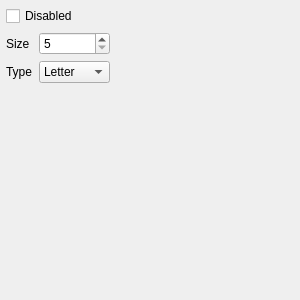
<?xml version="1.0" encoding="UTF-8"?>
<ui version="4.0">
 <class>AvatarSettings</class>
 <widget class="QWidget" name="AvatarSettings">
  <property name="geometry">
   <rect>
    <x>0</x>
    <y>0</y>
    <width>300</width>
    <height>300</height>
   </rect>
  </property>
  <property name="windowTitle">
   <string>Form</string>
  </property>
  <layout class="QGridLayout" name="layout">
   <property name="sizeConstraint">
    <enum>QLayout::SetNoConstraint</enum>
   </property>
   <property name="leftMargin">
    <number>6</number>
   </property>
   <property name="topMargin">
    <number>6</number>
   </property>
   <property name="rightMargin">
    <number>6</number>
   </property>
   <property name="bottomMargin">
    <number>6</number>
   </property>
   <item row="2" column="1">
    <widget class="QComboBox" name="cbxType">
     <item>
      <property name="text">
       <string>Letter</string>
      </property>
     </item>
     <item>
      <property name="text">
       <string>Icon</string>
      </property>
     </item>
     <item>
      <property name="text">
       <string>Pixmap</string>
      </property>
     </item>
    </widget>
   </item>
   <item row="1" column="1">
    <widget class="QSpinBox" name="sbxSize">
     <property name="minimum">
      <number>5</number>
     </property>
     <property name="maximum">
      <number>300</number>
     </property>
    </widget>
   </item>
   <item row="2" column="0">
    <widget class="QLabel" name="lblType">
     <property name="text">
      <string>Type</string>
     </property>
    </widget>
   </item>
   <item row="1" column="0">
    <widget class="QLabel" name="lblSize">
     <property name="text">
      <string>Size</string>
     </property>
    </widget>
   </item>
   <item row="1" column="2">
    <spacer name="horizontalSpacer">
     <property name="orientation">
      <enum>Qt::Horizontal</enum>
     </property>
     <property name="sizeHint" stdset="0">
      <size>
       <width>40</width>
       <height>20</height>
      </size>
     </property>
    </spacer>
   </item>
   <item row="0" column="0" colspan="2">
    <widget class="QCheckBox" name="chkDisabled">
     <property name="text">
      <string>Disabled</string>
     </property>
    </widget>
   </item>
   <item row="3" column="0" colspan="3">
    <widget class="MaterialAvatar" name="avatar">
     <property name="letter">
      <char>
       <unicode>88</unicode>
      </char>
     </property>
    </widget>
   </item>
   <item row="4" column="0" colspan="3">
    <spacer name="verticalSpacer">
     <property name="orientation">
      <enum>Qt::Vertical</enum>
     </property>
     <property name="sizeHint" stdset="0">
      <size>
       <width>20</width>
       <height>40</height>
      </size>
     </property>
    </spacer>
   </item>
  </layout>
 </widget>
 <customwidgets>
  <customwidget>
   <class>MaterialAvatar</class>
   <extends>QWidget</extends>
   <header location="global">QtMaterialWidgets/avatar.hpp</header>
  </customwidget>
 </customwidgets>
 <resources/>
 <connections/>
</ui>
